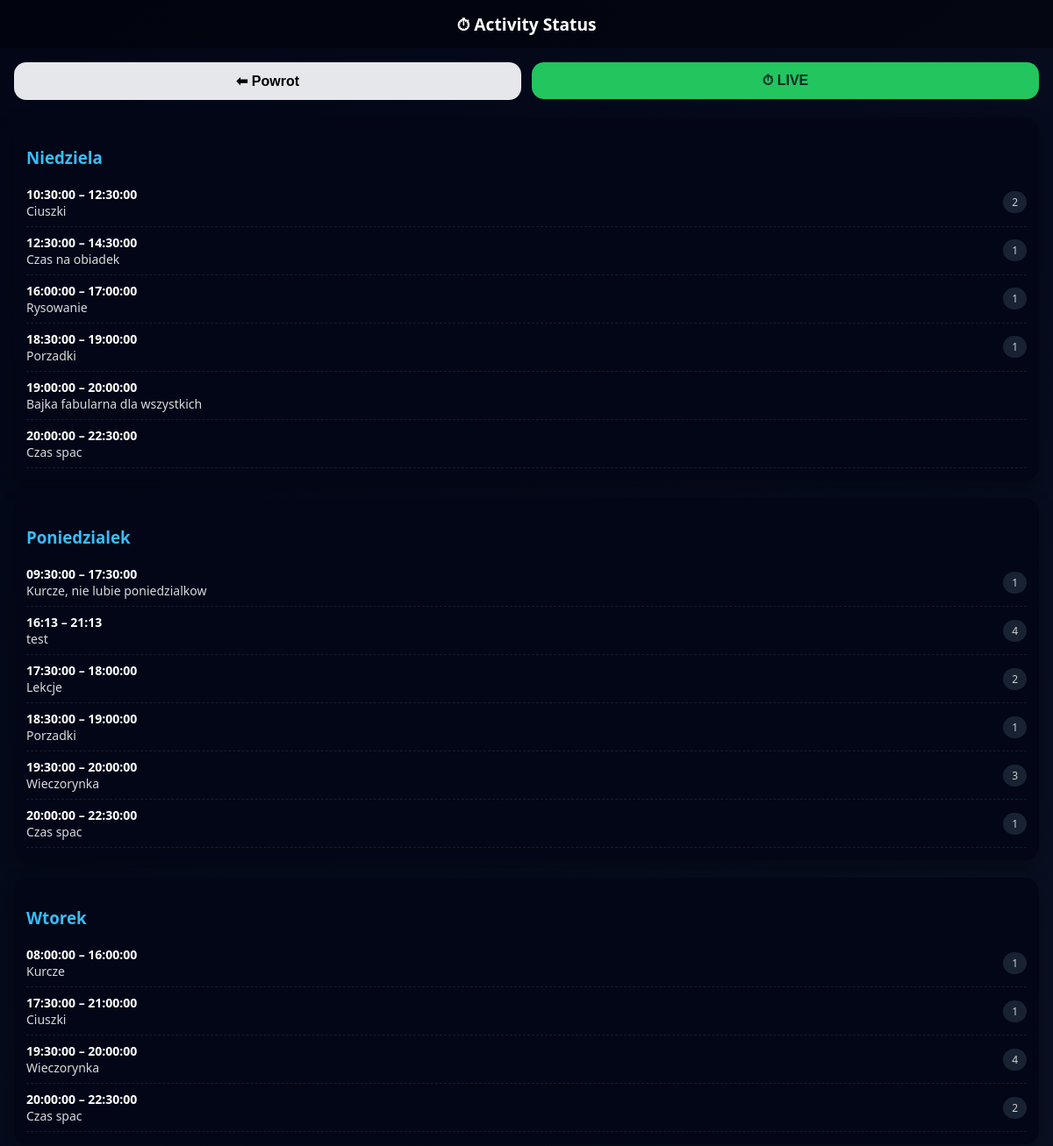
The page /week (upper part) on the database as committed earlier.
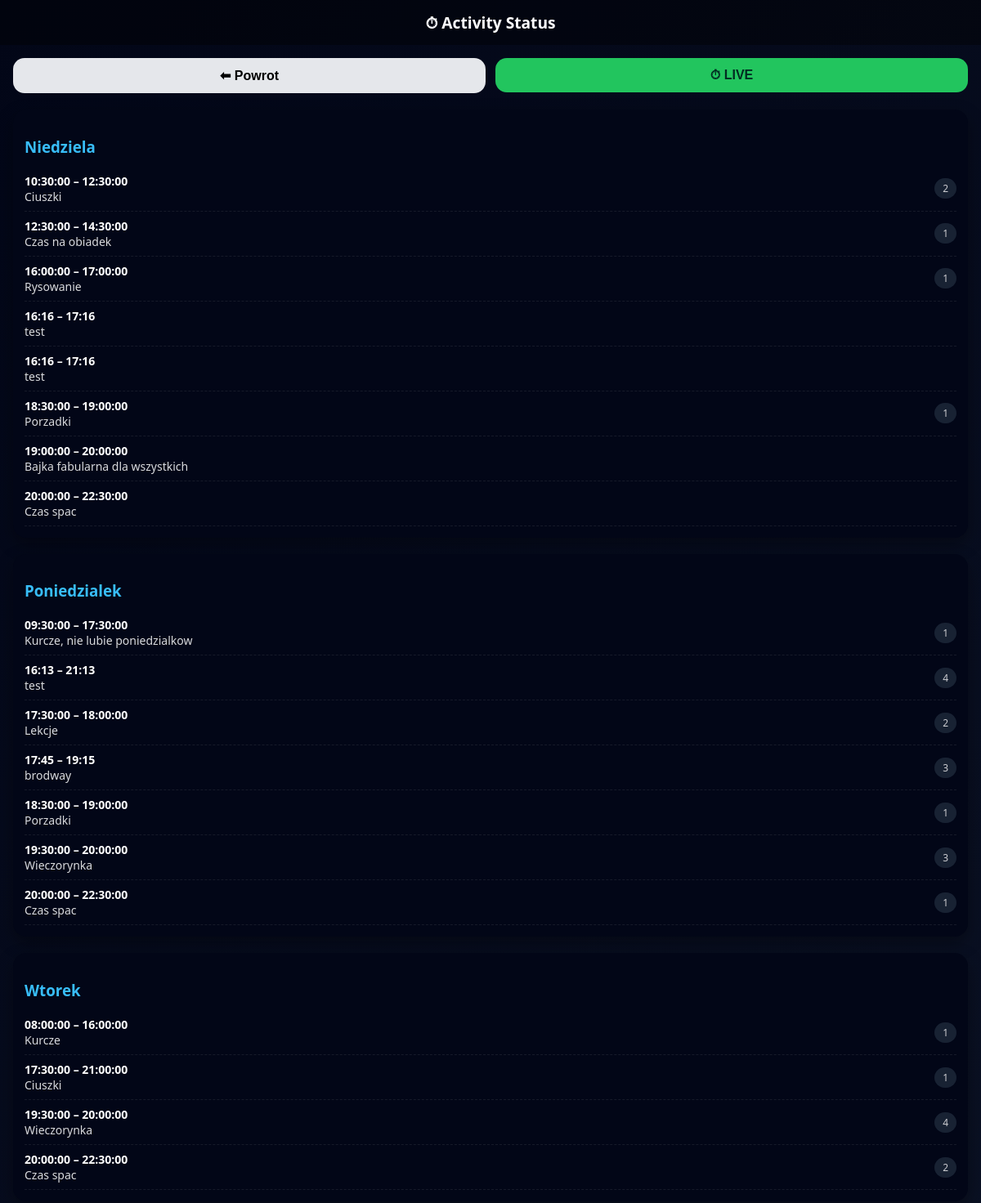
The same page on the database as committed later.
### tables this page shows
CREATE TABLE ActiviesDays (
            Id INTEGER PRIMARY KEY,
            CreatedAt TEXT NOT NULL DEFAULT CURRENT_TIMESTAMP,
            StartTime INTEGER NOT NULL,
            EndTime INTEGER NOT NULL,
            Description TEXT,
            DayOfWeek INTEGER NOT NULL,

            ModelPersonFamilyId INTEGER,
            ModelPictureActivityId INTEGER,

            FOREIGN KEY (ModelPersonFamilyId)
                REFERENCES PersonFamilies(Id)
                ON DELETE SET NULL,

            FOREIGN KEY (ModelPictureActivityId)
                REFERENCES PictureActivities(Id)
                ON DELETE SET NULL
        );

CREATE TABLE PersonFamilies (
            Id INTEGER PRIMARY KEY,
            PersonName INTEGER NOT NULL,
            PersonPicture TEXT
        );

### routes_activities_activity.py (the view)
    @app.get("/week", response_class=HTMLResponse)
    def week_page(request: Request):
        db = get_db()
        cursor = db.cursor()
        rows = cursor.execute("""
            SELECT
                ad.DayOfWeek,
                ad.StartTime,
                ad.EndTime,
                ad.Description,
                pf.PersonName
            FROM ActiviesDays ad
            LEFT JOIN PersonFamilies pf
                ON ad.ModelPersonFamilyId = pf.Id
            ORDER BY ad.DayOfWeek, ad.StartTime
        """).fetchall()
        db.close()
        week = {}
        for r in rows:
            week.setdefault(r["DayOfWeek"], []).append(r)
        return templates.TemplateResponse(
            "week.html",
            {
                "request": request,
                "week": week,
                "day_names": DAY_NAMES,   # 👈 KLUCZOWE
            }
        )

### templates/week.html (shortened to what this page needs)
{% extends "base.html" %}
{% block content %}
<div style="display:flex; gap:12px; margin-bottom:20px;">
    <a href="/activity" style="flex:1">
        <button class="btn gray">⬅ Powrot</button>
    </a>
    <a href="/status" style="flex:1">
        <button class="btn green">⏱ LIVE</button>
    </a>
</div>
{% for day, items in week.items() %}
<div style="
    margin-bottom:20px;
    background:#020617;
    border-radius:16px;
    padding:14px;
    box-shadow:0 8px 20px rgba(0,0,0,0.35);
">
    <h3 style="margin-bottom:12px; color:#38bdf8;">
        {{ day_names.get(day, "Nieznany dzień") }}
    </h3>
    {% for i in items %}
    <div style="
        display:flex;
        justify-content:space-between;
        align-items:center;
        padding:8px 0;
        border-bottom:1px dashed rgba(255,255,255,0.08);
        font-size:14px;
    ">
        <div>
            <strong>{{ i.StartTime }} – {{ i.EndTime }}</strong><br>
            <span style="opacity:.85;">{{ i.Description }}</span>
        </div>
        {% if i.PersonName %}
        <span style="
            background:#1e293b;
            padding:4px 10px;
            border-radius:999px;
            font-size:12px;
            opacity:.8;
        ">
            {{ i.PersonName }}
        </span>
        {% endif %}
    </div>
    {% endfor %}
</div>
{% endfor %}
{% endblock %}

### templates/base.html (shortened to what this page needs)
<!DOCTYPE html>
<html lang="pl">
<head>
</head>
<body>
<header>
    ⏱ Activity Status
</header>
<main>
    {% block content %}{% endblock %}
</main>
</body>
</html>

### templates/base.html (style rules this page uses)
body { margin: 0; font-family: system-ui, Arial, sans-serif; background: linear-gradient(135deg, #020617, #0f172a); color: #fff; min-height: 100vh; display: flex; flex-direction: column; }
header { padding: 14px; text-align: center; font-weight: bold; font-size: 1.2em; background: rgba(0,0,0,0.4); }
main { flex: 1; padding: 16px; }
.btn { flex: 1; padding: 14px; border-radius: 14px; border: none; font-size: 1em; font-weight: bold; cursor: pointer; }
a { text-decoration: none; }
.btn { width:100%; padding:12px; border-radius:14px; border:none; font-weight:bold; cursor:pointer; }
.btn.gray { background:#e5e7eb; }
.btn.green { background:#22c55e; color:#022c22; }

Rows that differ between the two databases and show on the page:
added ActiviesDays: StartTime "16:16", EndTime "17:16", Description "test", shown under "Niedziela"
added ActiviesDays: StartTime "16:16", EndTime "17:16", Description "test", shown under "Niedziela"
added ActiviesDays: StartTime "17:45", EndTime "19:15", Description "brodway", PersonName "3", shown under "Poniedzialek"
